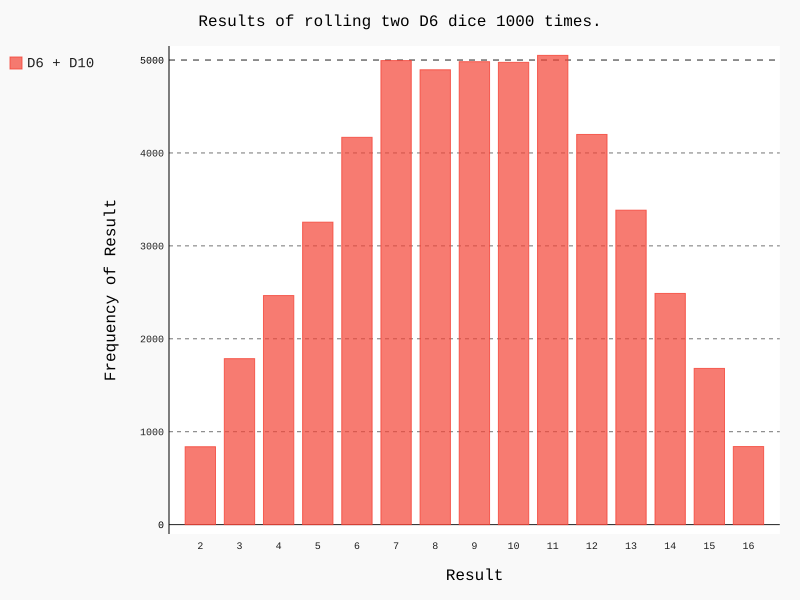

The script that drew this image:
import pygal
from die import die

die_1 = die()
die_2 = die(10)

results = []

for row_num in range(50000):
    result = die_1.roll() + die_2.roll()
    results.append(result)

frequencies = []

max_result = die_1.num_sides + die_2.num_sides

for value in range(2, max_result + 1):
    frequency = results.count(value)
    frequencies.append(frequency)

hist = pygal.Bar()

hist.title = 'Results of rolling two D6 dice 1000 times.'

hist.x_labels = ['2','3','4','5','6','7','8','9','10','11','12','13','14','15','16']

hist.x_title = 'Result'
hist.y_title = 'Frequency of Result'

hist.add('D6 + D10', frequencies)
hist.render_to_file('different_visual.svg')
